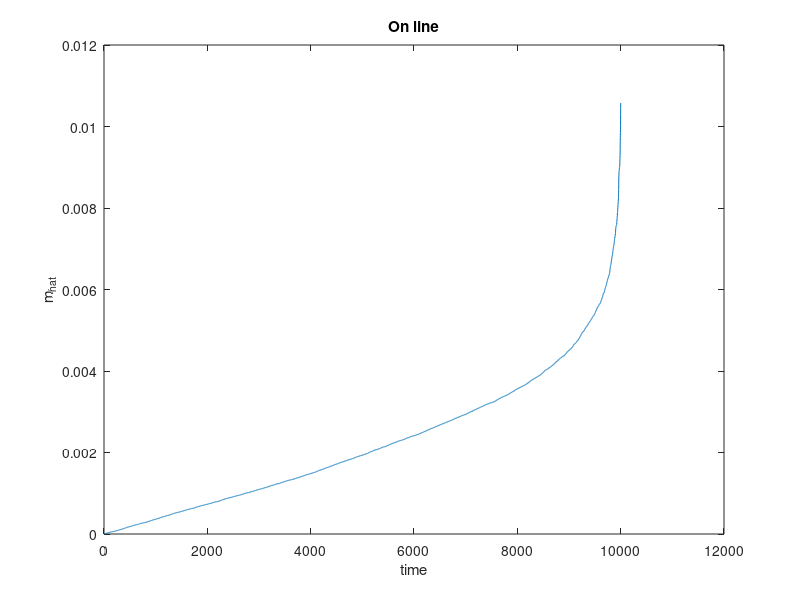

MATLAB code for this plot:
clear;clc;

totaltime=10;
delta=0.001;
totalstep=totaltime/delta;

m=2;
m_hat=[0:1:totalstep-1]*0.000001;
yarray=m_hat;
u=m_hat;
for i=1:totalstep
    disturbance=0.001*(-1+rand);%-0.2<d<0.2
    noise=0.0001*(-1+rand);%-0.2<d<0.2
    
    u(i)=m_hat(i)*(yarray(i)+noise)+disturbance;
    yarray(i+1)=u(i)/m;
    
    num(i)=(u(i)-m_hat(i)*yarray(i))*yarray(i);
    m_hat_dot(i)=num(i)/(sum(yarray.*yarray)*delta);
    m_hat(i+1)=m_hat(i)+m_hat_dot(i)*delta;
    
end


plot(m_hat);
title('On line');
xlabel('time');
ylabel('m_h_a_t');
m_error=(m-m_hat(1000));